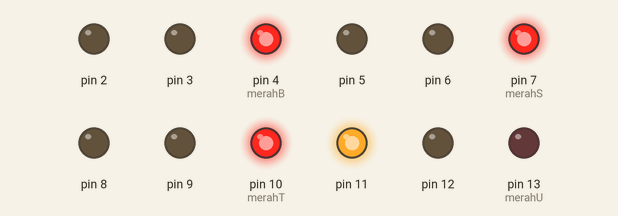
The sketch below on a simulated Arduino Uno, built with avr-gcc and run on an emulated ATmega328P. On the bench: output pins drawn as LEDs (lit = HIGH).

Above: at 0.1 s.
At 6.9 s:
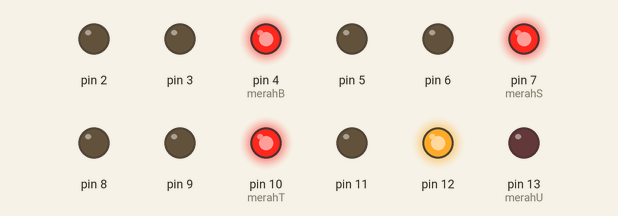
At 8.9 s:
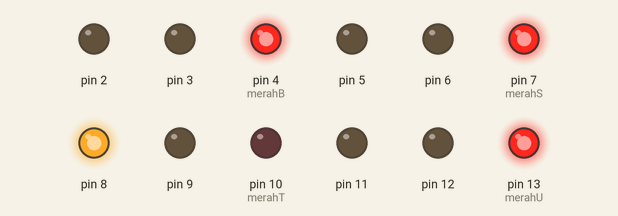
At 15.7 s:
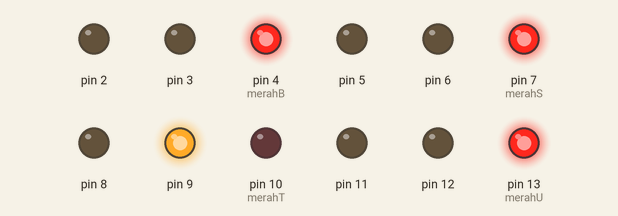
At 24.5 s:
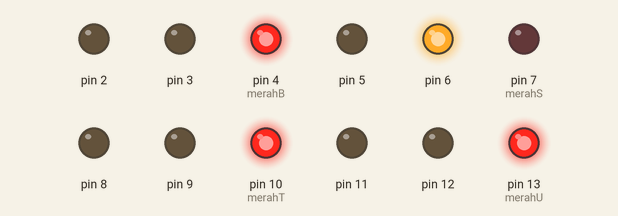
At 33.3 s:
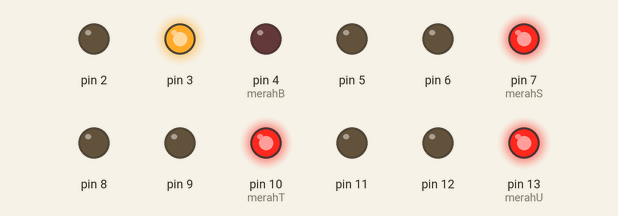
Timing chart, 0 to 36.7 s (numbered marks = the images above):
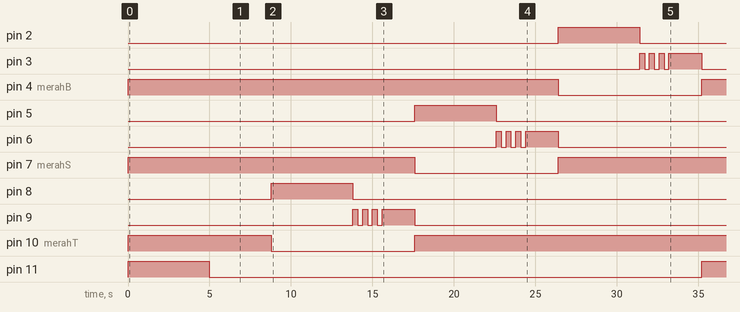

The sketch:

traffic_light.ino
```cpp
// Definisi Variabel Pin untuk 4 Arah
const int merahU = 13, kuningU = 12, hijauU = 11; // Utara
const int merahT = 10, kuningT = 9, hijauT = 8;   // Timur
const int merahS = 7, kuningS = 6, hijauS = 5;    // Selatan
const int merahB = 4, kuningB = 3, hijauB = 2;    // Barat

void setup() {
  // Fungsi setup() dijalankan sekali untuk inisialisasi mode pin
  // Mengatur pin 2 sampai 13 sebagai OUTPUT
  for(int i = 2; i <= 13; i++){
    pinMode(i, OUTPUT);
  }

  // Kondisi Default: Semua lampu merah menyala sebelum sistem berputar
  digitalWrite(merahU, HIGH);
  digitalWrite(merahT, HIGH);
  digitalWrite(merahS, HIGH);
  digitalWrite(merahB, HIGH);
}

void loop() {
  // Fungsi loop() menjalankan perintah berulang secara terus menerus
  // Urutan rotasi lalu lintas searah jarum jam
  aktifkanSimpang(merahU, kuningU, hijauU); // 1. Utara aktif
  aktifkanSimpang(merahT, kuningT, hijauT); // 2. Timur aktif
  aktifkanSimpang(merahS, kuningS, hijauS); // 3. Selatan aktif
  aktifkanSimpang(merahB, kuningB, hijauB); // 4. Barat aktif
}

// Fungsi modular untuk mengatur siklus satu sisi persimpangan
void aktifkanSimpang(int pinMerah, int pinKuning, int pinHijau) {
  // 1. Matikan lampu merah, nyalakan lampu hijau sisi ini
  digitalWrite(pinMerah, LOW);
  digitalWrite(pinHijau, HIGH);
  delay(5000); // Lampu hijau menyala selama 5 detik

  // 2. Matikan lampu hijau, mulai transisi ke lampu kuning
  digitalWrite(pinHijau, LOW);

  // 3. Lampu kuning berkedip 3 kali (durasi kedip 600ms per siklus)
  for(int i = 0; i < 3; i++) {
    digitalWrite(pinKuning, HIGH);
    delay(300);
    digitalWrite(pinKuning, LOW);
    delay(300);
  }

  // 4. Lampu kuning menyala stabil selama 2 detik
  digitalWrite(pinKuning, HIGH);
  delay(2000);
  digitalWrite(pinKuning, LOW);

  // 5. Kembalikan sisi ini ke kondisi lampu merah menyala
  digitalWrite(pinMerah, HIGH);
}
```

Measured:
- by itself, pin 2: LOW → HIGH at 26.4 s, → LOW 5.0 s later
- by itself, pin 3, pin 6, pin 9, pin 12: goes 3 × (HIGH 0.30 s, LOW 0.30 s), HIGH 2.0 s, then LOW
- by itself, pin 4 (merahB): HIGH → LOW at 26.4 s, → HIGH 8.8 s later
- by itself, pin 5: LOW → HIGH at 17.6 s, → LOW 5.0 s later
- by itself, pin 7 (merahS): HIGH → LOW at 17.6 s, → HIGH 8.8 s later
- by itself, pin 8: LOW → HIGH at 8.8 s, → LOW 5.0 s later
- by itself, pin 10 (merahT): HIGH → LOW at 8.8 s, → HIGH 8.8 s later
- by itself, pin 11: LOW → HIGH at 0.00 s, → LOW 5.0 s later, → HIGH 30.2 s later
